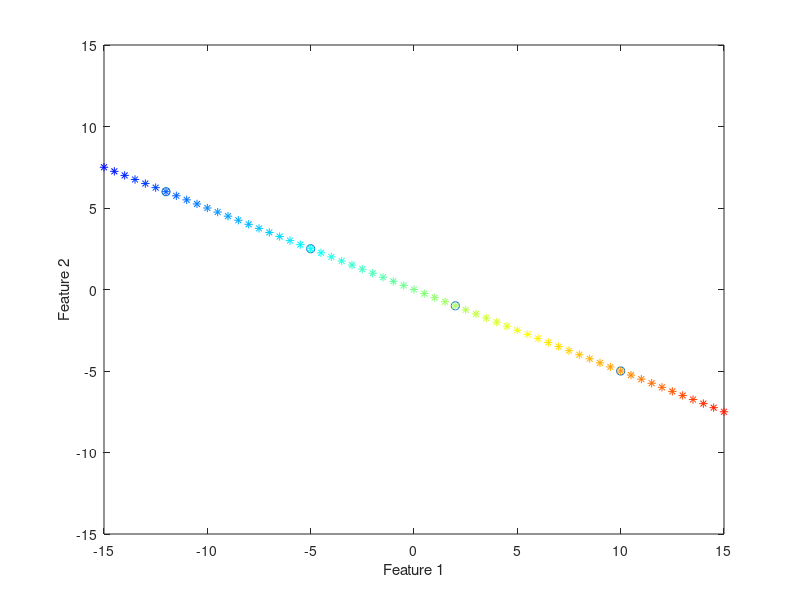

Reproduce this figure in MATLAB.
D = [-5 2.5; 2 -1; 10 -5; -12 6]
v = [2 -1];
a = [-2.5; 1; 5; -6];
av = a*v

figure(1);
plot(D(:,1), D(:,2), 'o');
axis([-15 15 -15 15]);
xlabel('Feature 1');
ylabel('Feature 2');
an = [-10 : 0.25 : 10];
hold on;
cmap = jet(length(an));
for i = 1 : length(an)
    plot(an(i)*v(1), an(i)*v(2), '*', 'Color', cmap(i,:));
end